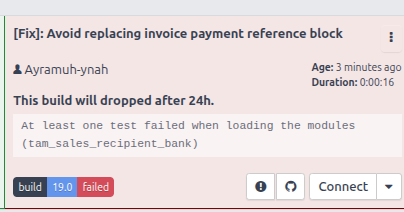
#> input picture phase1/test.png, 404 x 212 px, found by its file name
$ python flip.py
#> lines starting #> are read from the running program, lines starting #| are printed output that depends on the picture
import cv2


image = cv2.imread("phase1/test.png")
#> image is the input picture: shape (212, 404, 3); mean B, G, R 223.8, 222.2, 232.8

h, w, c = image.shape
#> h = 212; w = 404; c = 3

print(f"Image dimensions: Height={h}, Width={w}, Channels={c}")
#| Image dimensions: Height=212, Width=404, Channels=3

if image is not None:
    flipH = cv2.flip(image, 1)  # Flip the image horizontally
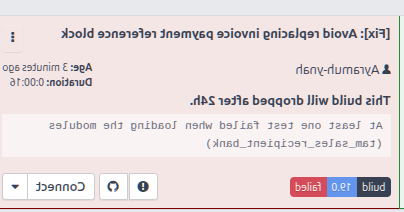
#> flipH: shape (212, 404, 3); mean B, G, R 223.8, 222.2, 232.8
    flipV = cv2.flip(image, 0)  # Flip the image vertically
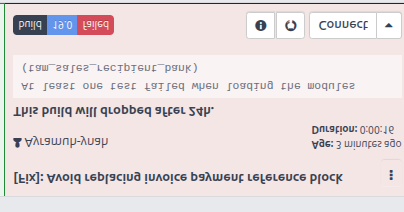
#> flipV: shape (212, 404, 3); mean B, G, R 223.8, 222.2, 232.8
    flipB = cv2.flip(image, -1)  # Flip the image both horizontally and vertically
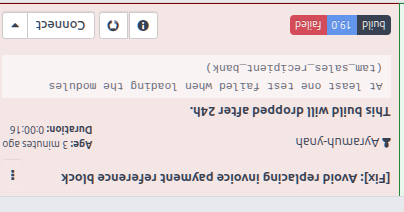
#> flipB: shape (212, 404, 3); mean B, G, R 223.8, 222.2, 232.8

    cv2.imshow("Original Image", image)
    cv2.imshow("Flipped Horizontally", flipH)
    cv2.imshow("Flipped Vertically", flipV)
    cv2.imshow("Flipped Both", flipB)
    cv2.waitKey(0)
    cv2.destroyAllWindows()
